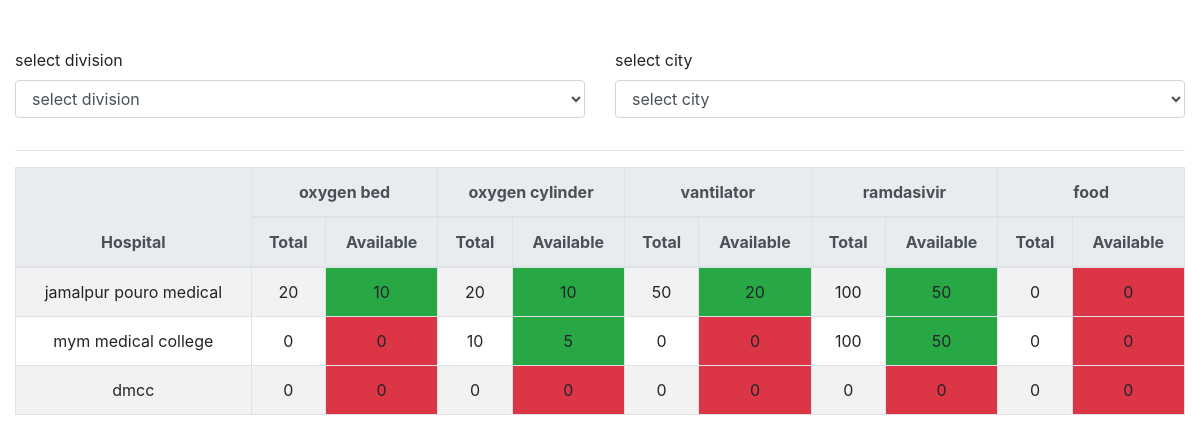
The page / on the database its author committed.
### app/models.py (models this page shows, shortened)
class Facility(models.Model):
    title =models.CharField(max_length=60,null=False,blank=False, default="")

class Hospital(models.Model):
    name=models.CharField (max_length=50, null=False, blank=False)
    phone=models.CharField (max_length=11, null=False, blank=False)
    address=models.CharField (max_length=200, null=False, blank=False)
    city=models.ForeignKey(City, on_delete=models.CASCADE, related_name='hospitals')

class Availability(models.Model):
    hospital=models.ForeignKey(Hospital, on_delete=models.CASCADE, related_name='availabilies')
    facility =models.ForeignKey(Facility, on_delete=models.CASCADE, related_name='availabilies')
    total=models.IntegerField (default=0)
    available=models.IntegerField (default=0)
    updated_at = models.DateTimeField(auto_now=True)

### app/views.py (the view)
# urls.py: path('',home, name='homepage')
def home(request):
    selected_division_id = request.GET.get('division')
    selected_city_id = request.GET.get('city')
    facilities=Facility.objects.all().order_by('pk')
    if selected_division_id:
        cities=City.objects.filter(division=selected_division_id)
    else:
        cities=City.objects.all()
    divisions=Division.objects.all()
    hospitals=Hospital.objects.all()
    if selected_city_id:
        hospitals=hospitals.filter(city=City(pk=selected_city_id))
    context = {
     'facilities': facilities,
     'cities': cities,
     'divisions':divisions,
     'hospitals':hospitals,
     'selected_division_id':selected_division_id,
     'selected_city_id':selected_city_id
    }
    return render(request,template_name='index.html', context=context)

### app/models.py (called while the page is built)
    def __str__(self):
        return self.name

### app/templatetags/custom_tags.py (called while the page is built)
@register.simple_tag
def get_table_class(value):
    if value:
        return 'bg-success'
    return 'bg-danger'

@register.simple_tag
def get_availibilities(hospital):
    return Availability.objects.filter(hospital=hospital).order_by('facility_id')

@register.simple_tag
def is_division_selected(selected_division, pk):
    if selected_division == str(pk):
        return 'selected'
    return ''

@register.simple_tag
def is_city_selected(selected_city_id, pk):
    if selected_city_id == str(pk):
        return 'selected'
    return ''

### app/templates/index.html (shortened to what this page needs)
<!DOCTYPE html>
{%load custom_tags %}
<html lang="en">
<head>
    <link rel="stylesheet" href="https://maxcdn.bootstrapcdn.com/bootstrap/4.0.0/css/bootstrap.min.css">
</head>
<body>
    <br><br>
    <div class="container-fluid">
        <div>
            <form action="" id='filterForm'method="GET">
                <div class="row">
                    <div class="col">
                        <div class="form-group">
                            <label for="">select division</label>
                            <select name='division' id='divisionState' class="form-control">
                              <option value=''> select division</option>
                            </select>
                          </div>
                    </div>
                    <div class="col">
                        <div class="form-group">
                            <label for="">select city</label>
                            <select name='city' class="form-control" id="citySelect">
                              <option  value=''> select city</option>
                            </select>
                          </div>
                    </div>
                </div>
            </form>
        </div>
        <hr>
        <table class="table text-center table-bordered table-striped" >
            <thead class="thead-light">
                <tr>
                    <th rowspan="2">Hospital</th>
                    {%for facility in facilities%}
                    <th colspan="2" class="text-center">{{facility.title}}</th>
                    {%endfor%}
                </tr>
                <tr>
                    {%for facility in facilities%}
                    <th >Total</th>
                    <th >Available</th>
                    {%endfor%}
                </tr>
            </thead>
            <tbody>
                {% for hospital in hospitals %}
                <tr>
                 <td>{{hospital.name}}</td>
                 {%get_availibilities hospital as availibilities%}
                 {% for avl in availibilities %}
                    <td >{{avl.total}}</td>
                    <td class='{%get_table_class avl.available%}'>{{avl.available}}</td>
                 {%endfor%}
                </tr>
                {%endfor%}
            </tbody>
        </table>
    </div>
</body>
</html>

### rows shown on the page
Facility: title "oxygen bed"
Facility: title "oxygen cylinder"
Facility: title "vantilator"
Facility: title "ramdasivir"
Facility: title "food"
Hospital: name "jamalpur pouro medical"
Availability: total "20", available "10"
Availability: total "20", available "10"
Availability: total "50", available "20"
Availability: total "100", available "50"
Availability: total "0", available "0"
Hospital: name "mym medical college"
Availability: total "0", available "0"
Availability: total "10", available "5"
Availability: total "0", available "0"
Availability: total "100", available "50"
Availability: total "0", available "0"
Hospital: name "dmcc"
Availability: total "0", available "0"
Availability: total "0", available "0"
Availability: total "0", available "0"
Availability: total "0", available "0"
Availability: total "0", available "0"
